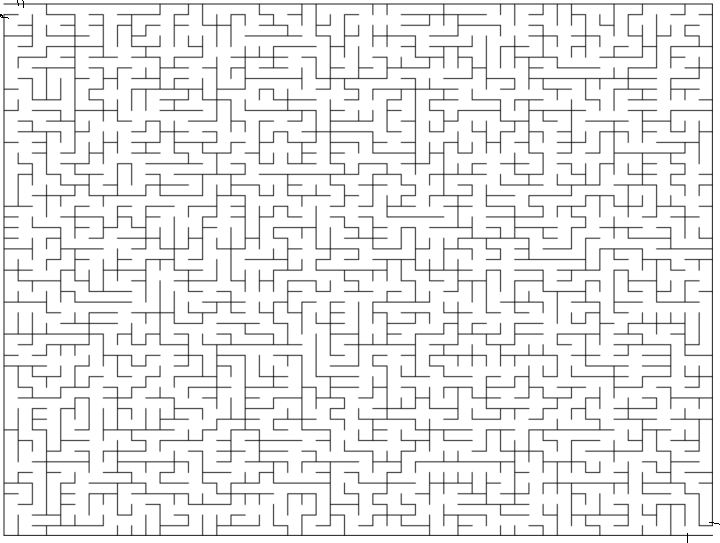
#> input picture bigmigong.png, 720 x 543 px
$ python Astar_list.py
#> lines starting #> are read from the running program, lines starting #| are printed output that depends on the picture; after the words box and inside, x2 and y2 are one past the last pixel; in counts of white or black regions, pixels touching at a corner belong together
#A*算法是一个最优路径查找的算法
#可以根据不同动作的损失来找到达到目标最近的方法
#本算法目前就考虑了路径的上下左右移动，尚未涉及斜对角移动
#使用list替换numpy，比较速度影响
#版本说明 V1.1
#日期   2022/5/20
#作者   Qiyao
#https://gitee.com/C-Qiyao/astar-algorithm-py
from PIL import Image
import numpy as np
import matplotlib.pyplot as plt
import time
#图像二值化
def read_img(filename):
#> called with filename = 'bigmigong.png'
    im=Image.open(filename)
#> im is the input picture: PIL image 720x543 RGBA; mean R, G, B, A 236.3, 236.3, 236.3, 255
    Img = im.convert('L')
    threshold = 200
    table = []
    for i in range(256):
        if i < threshold:
            table.append(1)
        else:
            table.append(0)
    photo = Img.point(table, '1')
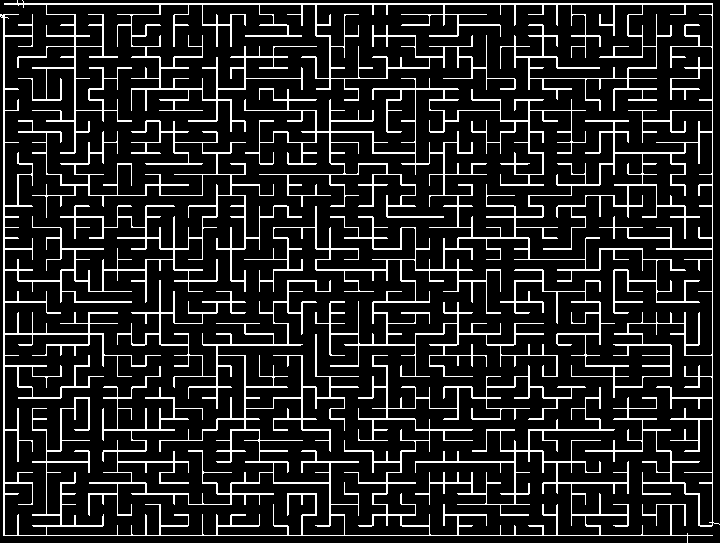
#> photo: PIL image 720x543 1; 13.4% white in thin lines or dots
    imag=np.array(photo,dtype=np.int0)
#> imag: shape (543, 720) int64; values 0 (black) and 1 (white), 13.4% white in thin lines or dots
    return imag.tolist()

class Astar:
    def __init__(self,grid):
        self.grid=grid
        print('Imput Grid:\n',len(self.grid),len(self.grid[0]))
        self.found = False  # 到达标记
        self.resign = False  # 启动标记
        self.cost=1#每移动一步花费的cost
        self.begin_point=[0,0]
        self.target_point=[0,0]
        self.W=len(grid[0])#grid宽度
        self.H=len(grid)#grid高度
        self.shape=(self.H,self.W)
        self.delta=[[-1, 0],  # 上
                     [0, -1],  # 左
                     [1, 0],  # 下
                     [0, 1]]  # 右
        self.heuristic = [[0 for row in range(self.W)] for col in range(self.H)]#生成与grid同大小的0矩阵
        self.close_matrix= [[0 for row in range(self.W)] for col in range(self.H)]#生成与grid同大小的0矩阵,用来保存周围坐标
        self.action_matrix= [[0 for row in range(self.W)] for col in range(self.H)]#生成与grid同大小的0矩阵，用来保存已经计算过的点

    def set_start(self,startx,starty):#输入起始点X，Y坐标
        self.begin_point[0]=startx
        self.begin_point[1]=starty

    def set_target(self,targetx,targety):#设置终点函数
        self.target_point[0]=targetx
        self.target_point[1]=targety

    def x_y_inrange(self,xin,yin):#检查x、yin是否超出地图边界
        if xin>=0 and xin<self.H and yin>=0 and yin<self.W:
            return True
        else:
            return False

    def calculate(self):
        assert(self.grid[self.begin_point[0]][self.begin_point[1]]!=1)and(self.grid[self.target_point[0]][self.target_point[1]]!=1)
        #检查起点和终点是不是在障碍物区内

        target_point=self.target_point
        delta=self.delta
        grid_copy=np.array(self.grid.copy(),dtype=np.int32)#生成grid的副本用于添加路径信息以及可视化内容
        #print(grid_copy)
        #计算H-cost
        self.start=time.time()
        for i in range(self.H):#逐个计算与终点的距离值
            for j in range(self.W):
                self.heuristic[i][j] = abs(i - target_point[0]) + abs(j - target_point[1])
                if grid[i][j] == 1:#如果遇到障碍，默认给一个巨大的值，让他不可取
                    self.heuristic[i][j] = 999999
        #print('H-coat Grid:\n',self.heuristic)
        x = self.begin_point[0]
        y = self.begin_point[1]
        g = 0
        f = g + self.heuristic[self.begin_point[0]][self.begin_point[1]]
        cell = [[f, g, x, y]]
        #print(cell)
        #print(cell)

        found = False  # 到达标记
        resign = False  # 启动标记
        steps=1
        while not found and not resign:
            if len(cell)==0:
                resign=True
                print('寻路失败~\n请检查路径是否封闭')
                exit()
            else:
                cell.sort()  # 从大到小排序
                cell.reverse()#反转排序方向，从小到大
                next_point = cell.pop()#取出当前的最小值
                #print(next_point)
                #print(cell)
                #print(next_point)
                ######$$$$$$$
                f=next_point[0]
                g=next_point[1]
                x=next_point[2]
                y=next_point[3]

                if x==target_point[0] and y==target_point[1]:
                    found=True
                    self.realcost=cell[0][0]
                    #print(cell)
                else:
                    for i in range(len(delta)):#计算周围四个坐标参数
                        x_new=x+delta[i][0]#x坐标跟新
                        y_new=y+delta[i][1]#y坐标跟新
                        #判断新坐标合法性
                        if self.x_y_inrange(x_new,y_new):
                            if self.close_matrix[x_new][y_new]==0 and self.grid[x_new][y_new]==0:
                                g_new=g+self.cost
                                f_new=g_new+self.heuristic[x_new][y_new]
                                c_new=[f_new,g_new,x_new,y_new]
                                #print('STEPS=',steps,'xnew=',x_new,'ynew=',y_new)
                                cell.append(c_new)#数组中加入新的点位信息
                                #print('new cell\n',cell)
                                self.close_matrix[x_new][y_new]=1
                                self.action_matrix[x_new][y_new]=i
                                steps+=1

        path=[[target_point[0],target_point[1]]]
        x=target_point[0]
        y=target_point[1]
        self.steps=steps
        #开始根据action回溯路径
        while x!=self.begin_point[0] or y!=self.begin_point[1]:
            x_pre=x-delta[self.action_matrix[x][y]][0]
            y_pre=y-delta[self.action_matrix[x][y]][1]
            x=x_pre
            y=y_pre
            grid_copy[x][y]=10#路径颜色
            path.append([x,y])
        self.end=time.time()
        path_zheng=[]#此处pasth为倒叙
        for i in range(len(path)):
            path_zheng.append(path[len(path) - 1 - i])
        grid_copy[grid_copy==1]=5#障碍物颜色
        self.path_grid=grid_copy

    def show_mat(self,title,mat):
        plt.matshow(mat)
        plt.title(title)
        plt.show()


if __name__ == "__main__":
    #grid为地图矩阵，其中1为障碍物，0表示空旷
    '''grid = [
       [0, 0, 0, 0, 0, 0, 1, 0, 0, 0, 0, 0, 0, 0, 0, 0, 0, 0, 0, 0, 0, 1, 0, 0, 0, 0, 0, 0, 0, 0],
       [0, 0, 0, 0, 0, 0, 0, 1, 0, 0, 0, 0, 0, 0, 0, 0, 0, 0, 1, 0, 1, 0, 1, 0, 0, 0, 0, 0, 0, 0],
       [0, 0, 0, 1, 0, 0, 0, 0, 1, 0, 0, 0, 0, 1, 1, 1, 0, 0, 1, 1, 1, 0, 0, 0, 0, 1, 1, 0, 0, 0],
       [0, 0, 0, 1, 0, 0, 0, 0, 0, 1, 0, 0, 0, 0, 0, 0, 1, 0, 0, 0, 0, 0, 0, 0, 0, 0, 0, 0, 0, 0],
       [0, 0, 0, 1, 0, 0, 0, 0, 0, 0, 1, 0, 0, 1, 1, 0, 0, 1, 0, 0, 1, 0, 1, 1, 0, 1, 1, 0, 1, 1],
       [0, 0, 0, 1, 0, 0, 0, 0, 0, 0, 1, 0, 0, 0, 0, 1, 0, 0, 1, 0, 0, 0, 0, 1, 1, 0, 0, 0, 0, 0],
       [0, 0, 1, 1, 0, 0, 0, 0, 0, 0, 0, 1, 0, 1, 0, 1, 0, 0, 0, 1, 0, 0, 0, 1, 0, 0, 1, 0, 0, 0],
       [0, 0, 0, 1, 0, 0, 0, 0, 0, 0, 0, 0, 1, 0, 0, 1, 0, 0, 0, 1, 0, 0, 0, 0, 0, 1, 0, 0, 0, 0],
       [0, 0, 0, 1, 0, 0, 0, 0, 0, 0, 0, 0, 0, 0, 0, 1, 0, 0, 0, 0, 1, 0, 0, 1, 0, 0, 1, 0, 0, 0],
       [0, 0, 0, 1, 1, 0, 0, 0, 0, 0, 0, 0, 0, 0, 0, 1, 0, 0, 0, 0, 0, 0, 0, 1, 0, 0, 0, 1, 0, 0]]'''
    if 1:#方便改成while
        grid= read_img('bigmigong.png')
#> grid = 543 items
    #生成算法实例对象
        k=Astar(grid)
#| Imput Grid:
#|  543 720
#> in __init__, `self.W=len(grid[0])#grid宽度`: self.W = 720
#> in __init__, `self.H=len(grid)#grid高度`: self.H = 543
#> in __init__, `self.shape=(self.H,self.W)`: self.shape = (543, 720)
    #设置路径起点
        k.set_start(0,0)
    #设置目标终点
    #k.set_target(1100,1788)
        k.set_target(k.H-1,k.W-1)#设置终点为右下角
    #计算路径
        k.calculate()
#> after the loop in calculate, `while x!=self.begin_point[0] or y!=self.begin_point[1]:`:
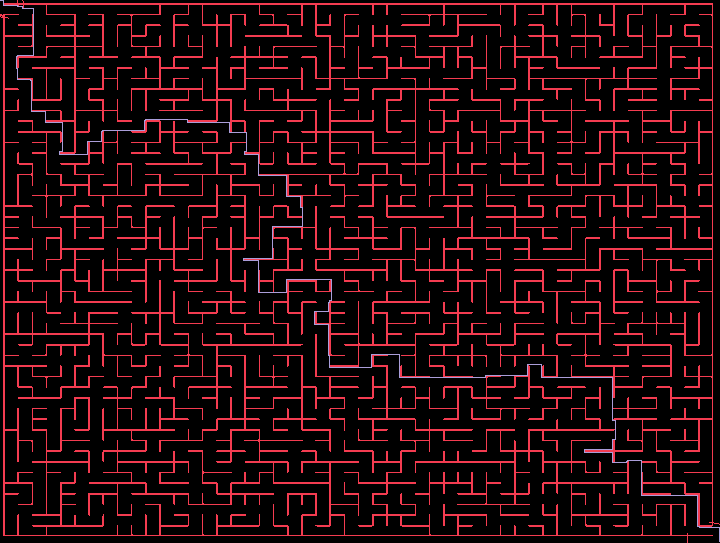
#> grid_copy: shape (543, 720) int32; 3 distinct labels, from 0 to 10; one colour per label, 0 black
#> in calculate, `grid_copy[grid_copy==1]=5#障碍物颜色`:
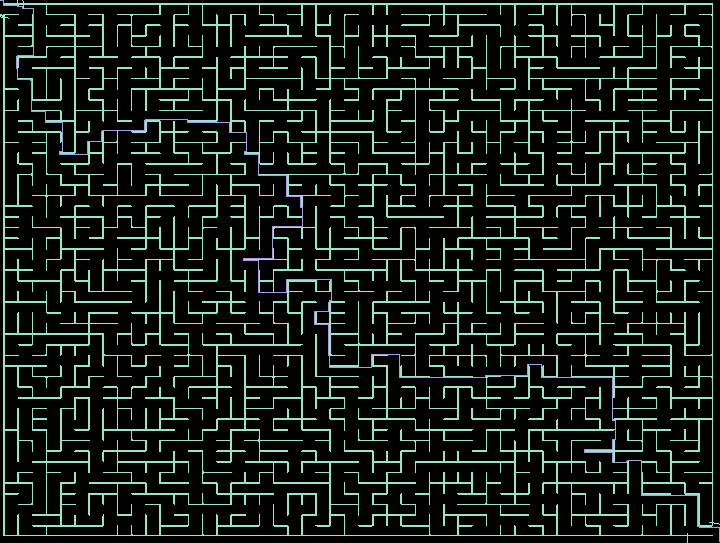
#> grid_copy: shape (543, 720) int32; 3 distinct labels, from 0 to 10; one colour per label, 0 black
    #矩阵绘制显示
        k.show_mat('Path Output,STEPS='+str(k.steps)+'    COST='+str(k.realcost)+'   Time cost='+str(round((k.end-k.start),3))+'s',k.path_grid)

$ run again, with mig2.png copied over bigmigong.png
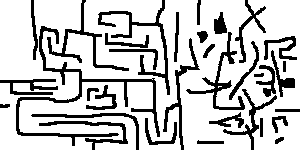
#> input picture mig2.png, 300 x 150 px
#> in read_img, im is the input picture: PIL image 300x150 RGBA; mean R, G, B, A 198.1, 198.1, 198.1, 255
#> Img: PIL image 300x150 L; 77.7% white; 34 black regions, largest, box (x1, y1, x2, y2) and area: (16, 26, 160, 146) 1676, (98, 0, 170, 95) 857, (186, 32, 245, 110) 679
#> in read_img, `photo = Img.point(table, '1')`:
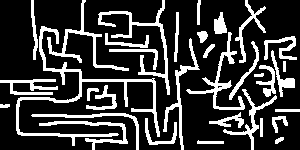
#> photo: PIL image 300x150 1; 22.3% white; 34 white regions, largest, box (x1, y1, x2, y2) and area: (16, 26, 160, 146) 1676, (98, 0, 170, 95) 857, (186, 32, 245, 110) 679
#> grid = 150 items
#| Imput Grid:
#|  150 300
#> self.W = 300
#> self.H = 150
#> self.shape = (150, 300)
#> in calculate, `grid_copy[grid_copy==1]=5#障碍物颜色`:
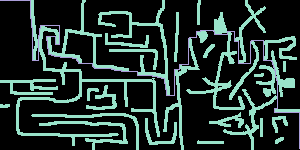
#> grid_copy: shape (150, 300) int32; 3 distinct labels, from 0 to 10; one colour per label, 0 black
